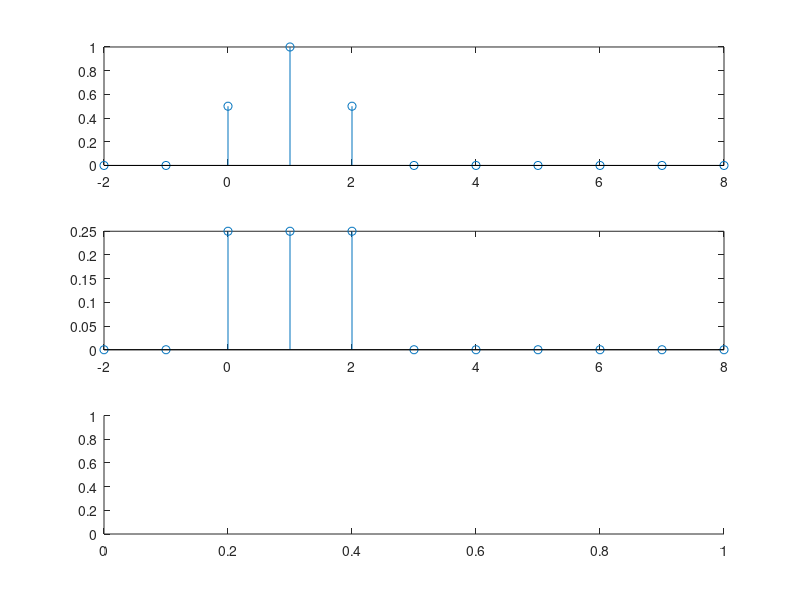

The MATLAB source for this figure: (Note: this script raises an error after producing the figure.)
n = [-2:8];
N = length(n);
x = [zeros(1, 2) 0.5 1 0.5 zeros(1, N - 5)];
h = [zeros(1, 2) ones(1, 3) .* 1/4 zeros(1, N -5)];
y = conv(x, h, "valid");

figure(1);
subplot(3, 1, 1);
stem(n, x);
subplot(3, 1, 2);
stem(n, h);
subplot(3, 1, 3);
stem(n, y);
